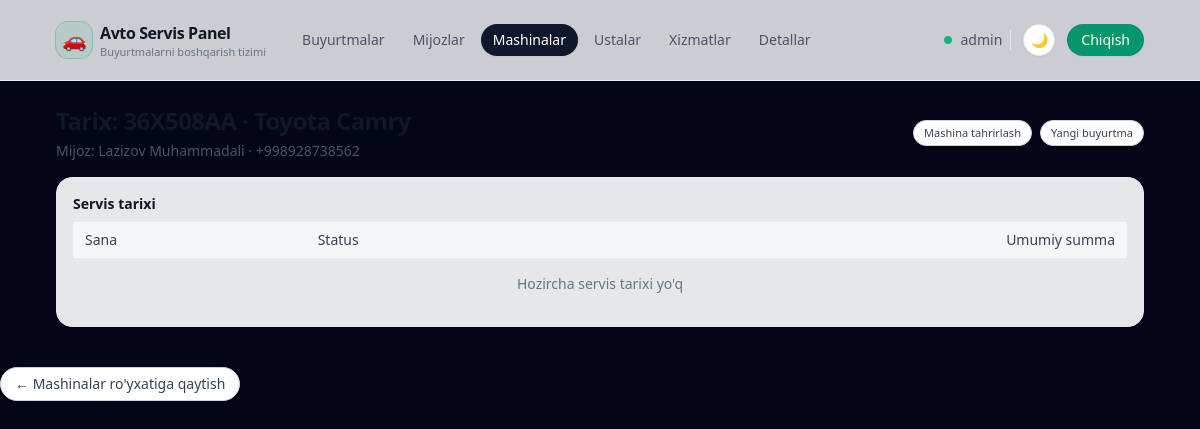
Before: /car/14/history/ (signed in) with the older database file.
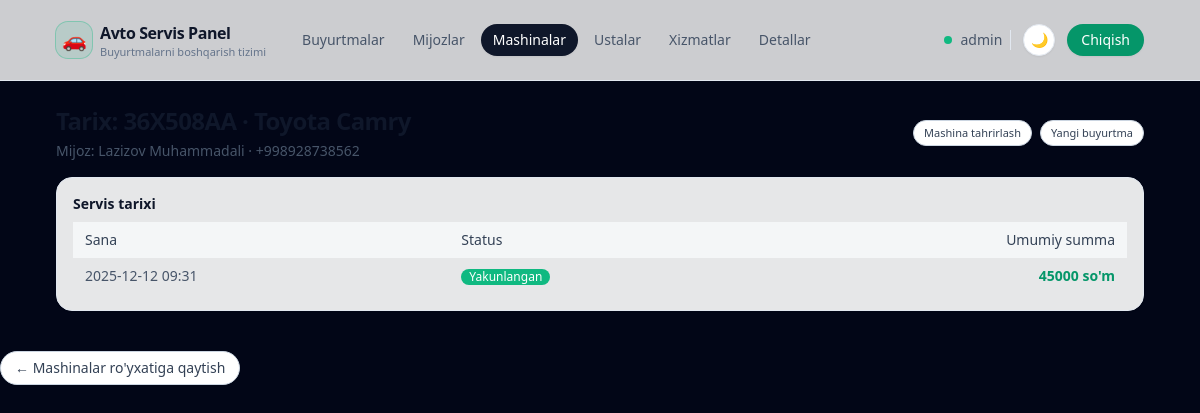
After: the same page with the newer database file.
### apps/models.py (models this page shows, shortened)
class Order(models.Model):
    customer = models.ForeignKey(
        Customer, on_delete=models.CASCADE, related_name="orders"
    )
    car = models.ForeignKey(
        Car, on_delete=models.CASCADE, related_name="orders"
    )
    master = models.ForeignKey(
        Master,
        on_delete=models.SET_NULL,
        related_name="orders",
        null=True,
        blank=True,
    )
    description = models.TextField(_("Problem description"), blank=True)
    status = models.CharField(
        _("Status"),
        max_length=32,
        choices=OrderStatus.choices,
        default=OrderStatus.NEW,
        db_index=True,
    )
    payment_status = models.CharField(
        _("Payment status"),
        max_length=32,
        choices=PaymentStatus.choices,
        default=PaymentStatus.UNPAID,
    )
    payment_type = models.CharField(
        _("Payment type"),
        max_length=32,
        choices=PaymentType.choices,
        blank=True,
    )
    total_amount = models.DecimalField(
        _("Total amount"),
        max_digits=14,
        decimal_places=2,
        default=0,
    )
    created_at = models.DateTimeField(_("Created at"), auto_now_add=True)
    updated_at = models.DateTimeField(_("Updated at"), auto_now=True)
    class Meta:
        verbose_name = _("Order")
        verbose_name_plural = _("Orders")
        ordering = ["-created_at"]

### apps/views/cars.py (the view)
# urls.py: path("car/<int:pk>/history/", car_history, name="car_history"),
@login_required
def car_history(request, pk: int):
    car = get_object_or_404(Car, pk=pk)
    orders = car.orders.select_related("customer", "master").all()
    return render(
        request,
        "cars/car_history.jinja",
        {"car": car, "orders": orders},
    )

### templates/cars/car_history.jinja (shortened to what the changed rows need)
{% extends "base.html" %}
{% block content %}
<div class="mb-4 flex items-center justify-between">
    <div class="space-y-1">
        <h1 class="text-xl sm:text-2xl font-semibold tracking-tight text-slate-900 dark:text-white">
        </h1>
    </div>
</div>
<div class="rounded-2xl border border-slate-200 dark:border-slate-800 bg-white/90 dark:bg-slate-950/60 p-4 shadow-sm">
    <h2 class="text-sm font-semibold text-slate-900 dark:text-slate-200 mb-2">Servis tarixi</h2>
    <div class="overflow-x-auto">
        <table class="min-w-full text-xs sm:text-sm">
            <thead class="bg-slate-50/80 dark:bg-slate-900/70 text-slate-700 dark:text-slate-300">
            <tr>
                <th class="px-3 py-2 text-left font-medium">Sana</th>
                <th class="px-3 py-2 text-left font-medium">Status</th>
                <th class="px-3 py-2 text-right font-medium">Umumiy summa</th>
            </tr>
            </thead>
            <tbody class="divide-y divide-slate-100 dark:divide-slate-800">
            {% for order in orders %}
                <tr class="hover:bg-slate-50 dark:hover:bg-slate-900/70 cursor-pointer"
                    onclick="window.location='{% url 'apps:order_detail' order.pk %}'">
                    <td class="px-3 py-2 text-slate-600 dark:text-slate-400">{{ order.created_at|date:"Y-m-d H:i" }}</td>
                    <td class="px-3 py-2">
                        {% if order.status == "new" %}
                            <span class="status-badge-new">Yangi</span>
                        {% elif order.status == "in_progress" %}
                            <span class="status-badge-in_progress">Jarayonda</span>
                        {% elif order.status == "checking" %}
                            <span class="status-badge-checking">Tekshirilmoqda</span>
                        {% elif order.status == "completed" %}
                            <span class="status-badge-completed">Yakunlangan</span>
                        {% else %}
                            <span class="inline-flex items-center rounded-full bg-slate-700 px-2 py-0.5 text-xs text-white">
                                {{ order.get_status_display }}
                            </span>
                        {% endif %}
                    </td>
                    <td class="px-3 py-2 text-right text-emerald-600 dark:text-emerald-400 font-semibold">
                        {{ order.total_amount|floatformat:0 }} so'm
                    </td>
                </tr>
            {% empty %}
                <tr>
                    <td colspan="3" class="px-3 py-4 text-center text-slate-500 dark:text-slate-500">
                        Hozircha servis tarixi yo'q
                    </td>
                </tr>
            {% endfor %}
            </tbody>
        </table>
    </div>
    </div>
</div>
{% endblock %}

Changed rows visible on the page:
added Order: created_at "2025-12-12 09:31", status "Yakunlangan", total_amount "45000"
Other visible differences:
text no longer shown: "Hozircha servis tarixi yo'q"
